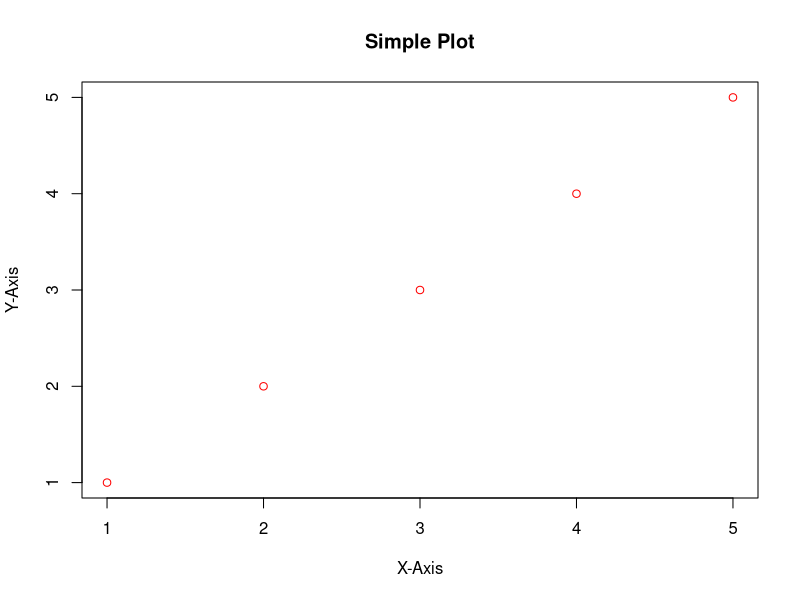

Reproduce this figure in R.
## ---- chunk 1
# Basic scatter plot
x <- c(1, 2, 3, 4, 5)  # X-axis values
y <- c(1, 2, 3, 4, 5)  # Y-axis values

plot(x, y, main = "Simple Plot", xlab = "X-Axis", ylab = "Y-Axis", col = "red")
